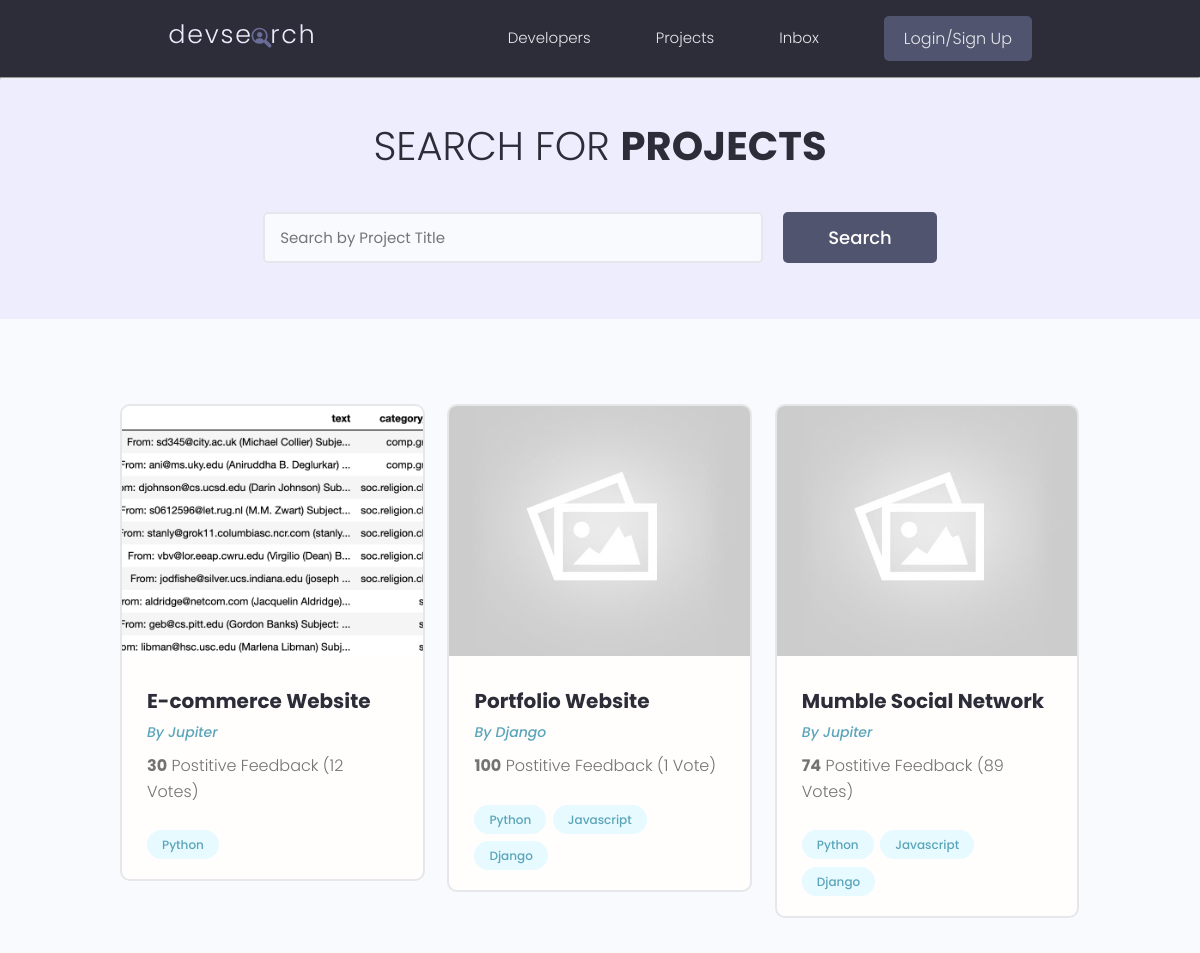
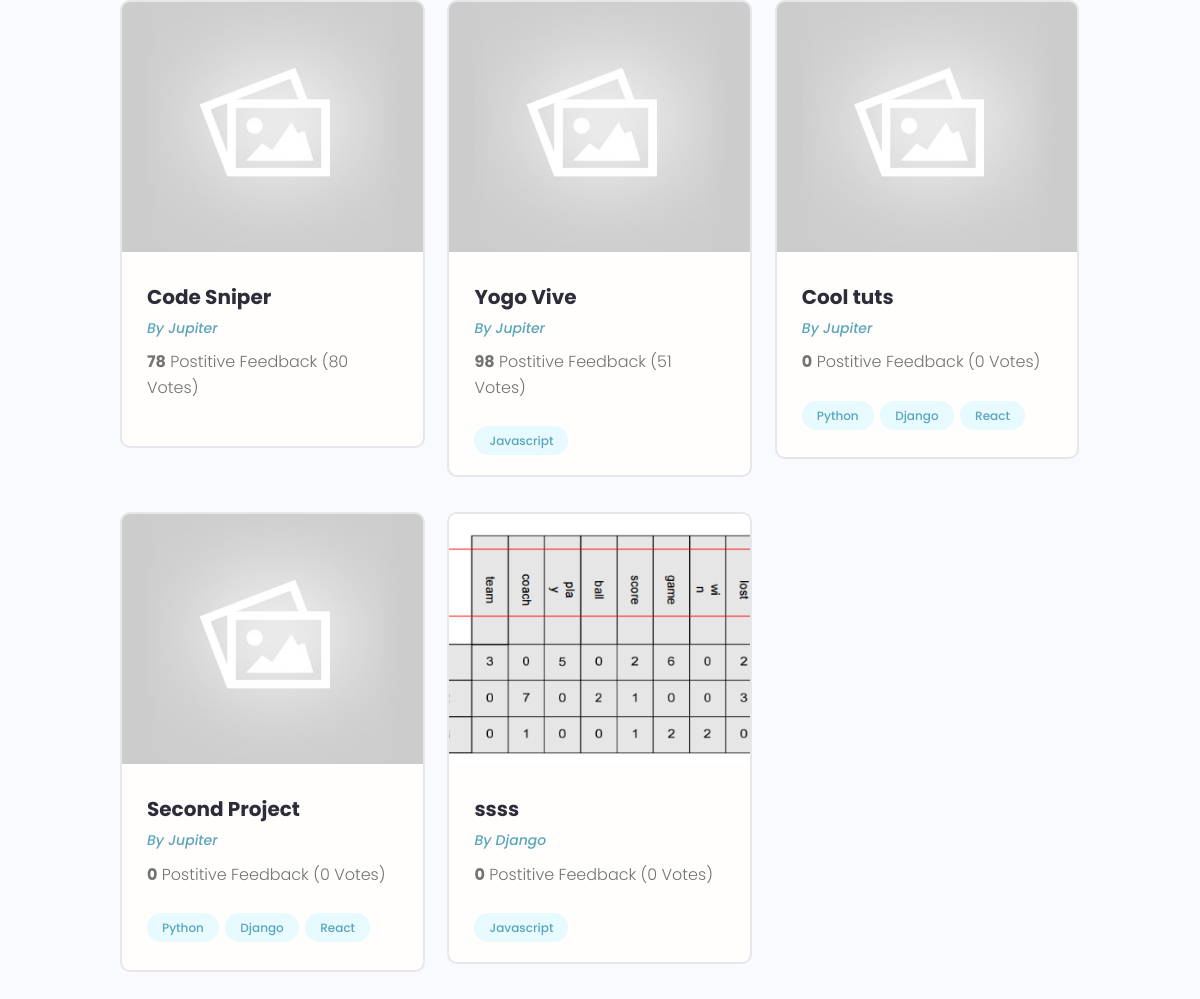
The app's page /projects/, older data (2 pictures, top to bottom).
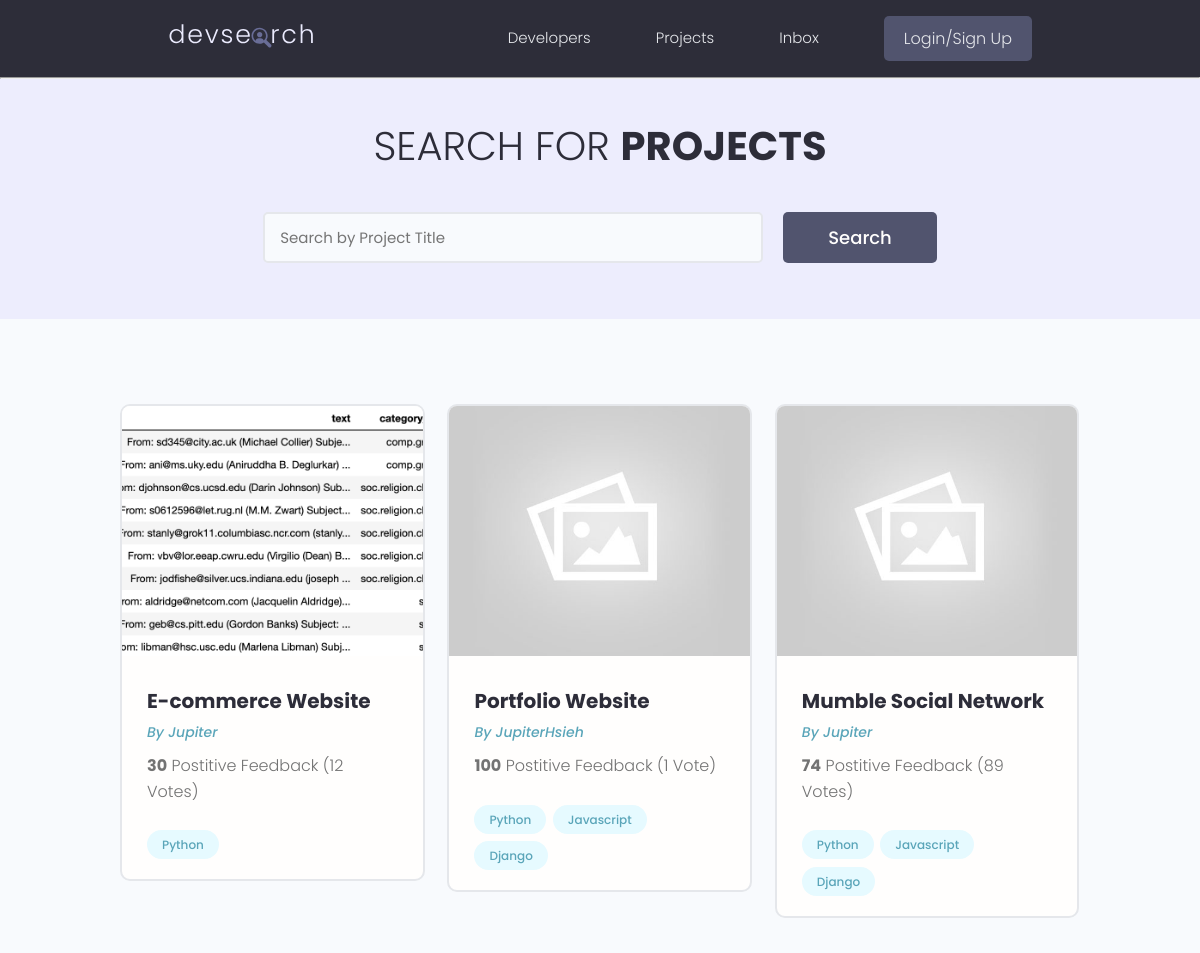
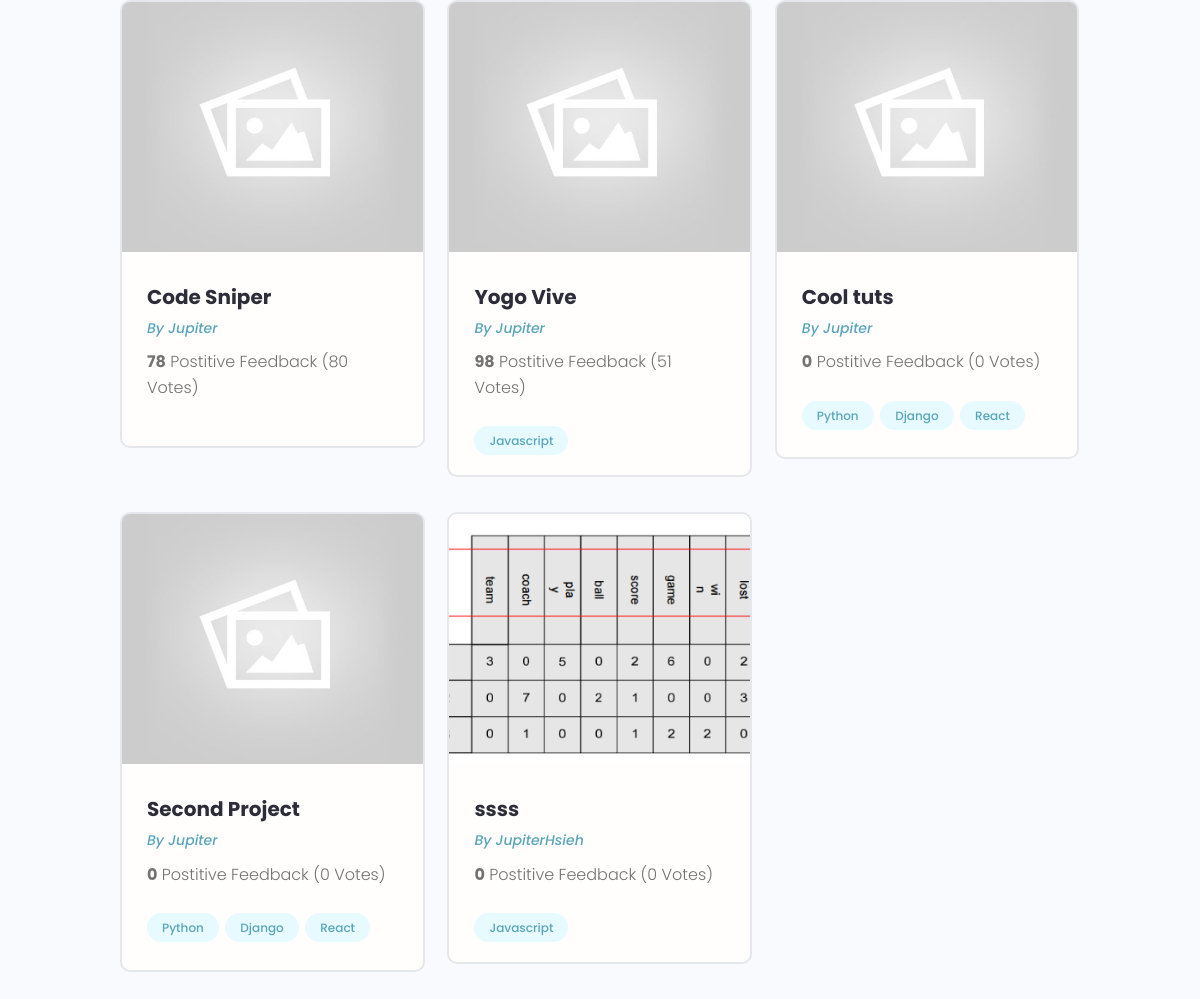
The same page, newer data (2 pictures, top to bottom).
### projects/models.py (models this page shows, shortened)
class Project(models.Model):
    owner = models.ForeignKey(Profile,null=True,blank=True,on_delete=models.SET_NULL)
    title = models.CharField(max_length = 200)
    description = models.TextField(null=True,blank=True) #can be empty
    featured_image = models.ImageField(null=True,blank=True,default="default.jpg")
    demo_link = models.CharField(max_length = 2000, null=True, blank=True)
    source_link = models.CharField(max_length = 2000, null=True, blank=True)
    tags = models.ManyToManyField('Tag', blank=True) #與下面的Tag 是 Many to Many 關係 #重要
    vote_total = models.IntegerField(default=0,null=True, blank=True)
    vote_ratio = models.IntegerField(default=0,null=True, blank=True)
    created = models.DateTimeField(auto_now_add = True)
    id = models.UUIDField(default=uuid.uuid4, unique=True,primary_key=True, editable=False)

### users/models.py (models this page shows, shortened)
class Profile(models.Model):
    user = models.OneToOneField(User,on_delete = models.CASCADE,null=True,blank=True) #每個user 跟 profile 同時生成 1對1關係
    name = models.CharField(max_length=200,blank=True,null=True)
    email = models.EmailField(max_length=500,blank=True,null=True)
    username = models.CharField(max_length=200,blank=True,null=True)
    location = models.CharField(max_length=200,blank=True,null=True)
    short_intro = models.CharField(max_length=200,blank=True,null=True)
    bio = models.TextField(blank=True,null=True)
    profile_image = models.ImageField(null=True,blank=True,upload_to='profiles/',default='profiles/user-default.png')
    social_github = models.CharField(max_length=200,blank=True,null=True)
    social_twitter = models.CharField(max_length=200,blank=True,null=True)
    social_linkedin = models.CharField(max_length=200,blank=True,null=True)
    social_youtube = models.CharField(max_length=200,blank=True,null=True)
    social_website = models.CharField(max_length=200,blank=True,null=True)
    created = models.DateTimeField(auto_now_add = True)
    id = models.UUIDField(default=uuid.uuid4, unique=True,primary_key=True, editable=False)

### projects/views.py (the view)
# urls.py: path('projects/',include('projects.urls')), #開頭為空白的會被丟到projects.url 處理
def projects(request):
    projects = Project.objects.all()
    context = {'projects':projects}
    return render(request,'projects/projects.html', context)

### projects/models.py (called while the page is built)
    def __str__(self):
        return self.name

### projects/templates/projects/projects.html (shortened to what this page needs)
{% extends 'main.html' %}
{% block content %}
<hr>
  <main class="projects">
    <section class="hero-section text-center">
      <div class="container container--narrow">
        <div class="hero-section__box">
          <h2>Search for <span>Projects</span></h2>
        </div>
        <div class="hero-section__search">
          <form class="form" action="#" method="get">
            <div class="form__field">
              <input class="input input--text" id="formInput#search" type="text" name="text"
                placeholder="Search by Project Title" />
            </div>
            <input class="btn btn--sub btn--lg" type="submit" value="Search" />
          </form>
        </div>
      </div>
    </section>
    <section class="projectsList">
      <div class="container">
        <div class="grid grid--three">
        {% for project in projects %}
          <div class="column">
            <div class="card project">
              <a href="{% url 'project' project.id %}" class="project">
                <img class="project__thumbnail" src="{{project.featured_image.url}}" alt="project thumbnail" />
                <div class="card__body">
                  <h3 class="project__title">{{project.title}}</h3>
                  <p><a class="project__author" href="{% url 'user-profile' project.owner.id %}">By {{project.owner.name}}</a></p>
                  <p class="project--rating">
                    <span style="font-weight: bold;">{{project.vote_ratio}}</span> Postitive
                    Feedback ({{project.vote_total}} Vote{{project.vote_total|pluralize:"s"}})
                  </p>
                  <div class="project__tags">
                    {% for tag in project.tags.all %}
                    <span class="tag tag--pill tag--main">
                      <small>{{tag}}</small>
                    </span>
                    {% endfor %}
                  </div>
                </div>
              </a>
            </div>
          </div>
          {% endfor %}
        </div>
      </div>
    </section>
  </main>
</body>
{% endblock content %}

Row changes from the older to the newer data that the page shows:
changed through a linked row, Project "Portfolio Website": owner.name "Django" → "JupiterHsieh"
changed through a linked row, Project "ssss": owner.name "Django" → "JupiterHsieh"
